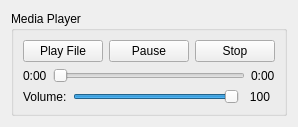
      <widget class="QWidget" name="tabPlayback">
       <attribute name="title">
        <string>Playback</string>
       </attribute>
       <layout class="QVBoxLayout" name="verticalLayout_Playback">
        <item>
         <widget class="QGroupBox" name="groupBoxMediaPlayer">
          <property name="title">
           <string>Media Player</string>
          </property>
          <layout class="QVBoxLayout" name="verticalLayout_MediaPlayer">
           <item>
            <layout class="QHBoxLayout" name="horizontalLayout_PlayerControls">
             <item>
              <widget class="QPushButton" name="btnPlayFile">
               <property name="text">
                <string>Play File</string>
               </property>
              </widget>
             </item>
             <item>
              <widget class="QPushButton" name="btnPausePlayback">
               <property name="text">
                <string>Pause</string>
               </property>
              </widget>
             </item>
             <item>
              <widget class="QPushButton" name="btnStopPlayback">
               <property name="text">
                <string>Stop</string>
               </property>
              </widget>
             </item>
            </layout>
           </item>
           <item>
            <layout class="QHBoxLayout" name="horizontalLayout_Position">
             <item>
              <widget class="QLabel" name="labelPosition">
               <property name="text">
                <string>0:00</string>
               </property>
              </widget>
             </item>
             <item>
              <widget class="QSlider" name="sliderPosition">
               <property name="orientation">
                <enum>Qt::Orientation::Horizontal</enum>
               </property>
              </widget>
             </item>
             <item>
              <widget class="QLabel" name="labelDuration">
               <property name="text">
                <string>0:00</string>
               </property>
              </widget>
             </item>
            </layout>
           </item>
           <item>
            <layout class="QHBoxLayout" name="horizontalLayout_Volume">
             <item>
              <widget class="QLabel" name="labelVolume">
               <property name="text">
                <string>Volume:</string>
               </property>
              </widget>
             </item>
             <item>
              <widget class="QSlider" name="sliderVolume">
               <property name="maximum">
                <number>100</number>
               </property>
               <property name="value">
                <number>100</number>
               </property>
               <property name="orientation">
                <enum>Qt::Orientation::Horizontal</enum>
               </property>
              </widget>
             </item>
             <item>
              <widget class="QLabel" name="labelVolumeValue">
               <property name="minimumSize">
                <size>
                 <width>30</width>
                 <height>0</height>
                </size>
               </property>
               <property name="text">
                <string>100</string>
               </property>
               <property name="alignment">
                <set>Qt::AlignmentFlag::AlignCenter</set>
               </property>
              </widget>
             </item>
            </layout>
           </item>
          </layout>
         </widget>
        </item>
       </layout>
      </widget>
